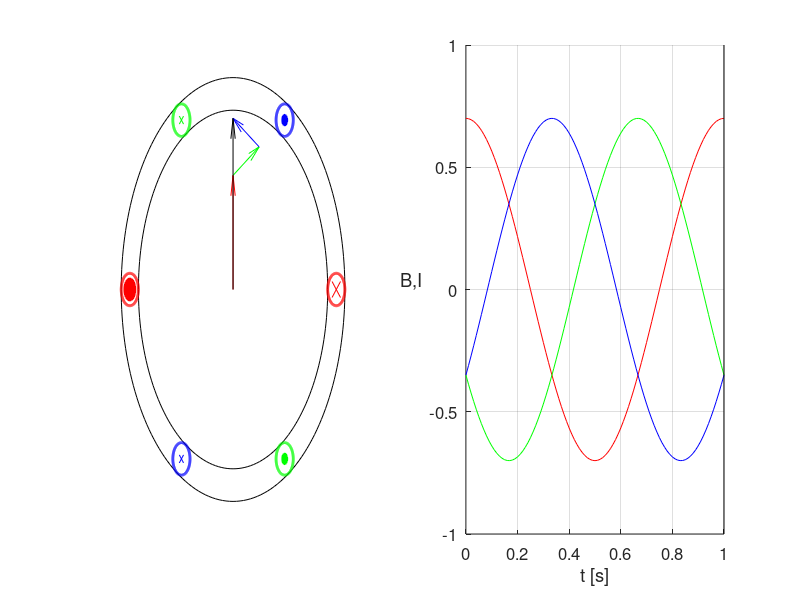

This figure's MATLAB source:
function F = Magnetfeldvektoren
close;
f=1;
w=2*pi*f;
t=0:0.01:1;
B1=0.7*cos(w*t);
B2=0.7*cos(w*t+deg2rad(120));
B3=0.7*cos(w*t+deg2rad(240));
subplot(1,2,2);
xlabel('t [s]','fontSize',14);
ylabel('B,I','fontSize',14,'Rotation',0,'HorizontalAlignment','right');
set(gca,'fontSize',12);
grid;
line(t,B1,'color','r');
line(t,B2,'color','g');
line(t,B3,'color','b');

subplot(1,2,1);
set(gca,'visible','off');
alpha=[0,120,240]; 


scale_kreuz=0.7;
scale_strom=0.07;
kreuz=[-0.1 0.1; -0.1 0.1;-0.1 0.1;0.1 -0.1]*scale_kreuz;


farbe='rgb';
phi=0:pi/100:2*pi;
x=cos(phi);
y=sin(phi);
line(1.1*x,1.1*y,'color','black');
line(1.3*x,1.3*y,'color','black');
set(gcf,'Position',[0 0 1200 500]);
for i=1:length(alpha)
    dx=-1.2*cos(deg2rad(alpha(i)));
    dy=-1.2*sin(deg2rad(alpha(i)));
    line(0.1*x+dx,0.1*y+dy,'color',farbe(i),'LineWidth',2); 
    line(0.1*x-dx,0.1*y-dy,'color',farbe(i),'LineWidth',2); 
    hold on;
    h_Strom{i}=fill(scale_strom*x+dx,scale_strom*y+dy,farbe(i),'edgeColor',farbe(i));
    hold off;   
    h_k1{i}=line(kreuz(1,:)-dx,kreuz(2,:)-dy,'color',farbe(i));
    h_k2{i}=line(kreuz(3,:)-dx,kreuz(4,:)-dy,'color',farbe(i));    
end

arrow=[-0.1 0 0.1; -0.5 0 -0.5]*0.25;
hAr1=line(arrow(1,:),arrow(2,:),'color','r');
hAr2=line(arrow(1,:),arrow(2,:),'color','g');
hAr3=line(arrow(1,:),arrow(2,:),'color','b');
hAr_res=line(arrow(1,:),arrow(2,:),'color','black');

subplot(1,2,2);
hT=line([0 0],[-1 1],'color','black');
subplot(1,2,1);
hB1=line([0 0],[0 0.5],'color','r');
hB2=line([0 0],[0 0.5],'color','g');
hB3=line([0 0],[0 0.5],'color','b');
hB_res=line([0 0],[0 0.5],'color','black');


for k=1:length(t)
    subplot(1,2,2);

    set(hT,'XData',[t(k) t(k)],'YData',[-1 1]);

    subplot(1,2,1);
    
    b1(1)=0;
    b1(2)=B1(k);

    b2(1)=B2(k)*cos(deg2rad(90+120));
    b2(2)= B2(k)*sin(deg2rad(90+120));

    b3(1)=B3(k)*cos(deg2rad(90+240));
    b3(2)=B3(k)*sin(deg2rad(90+240));
    
    set(hB_res,'XData',[0 b1(1)+b2(1)+b3(1)], 'YData',[0 b1(2)+b2(2)+b3(2)]);

    set(hB1,'XData',[0 b1(1)],'YData',[0 b1(2)]);
    set(hB2,'XData',[b1(1) b1(1)+b2(1)],'YData',[b1(2) b1(2)+b2(2)]);
    set(hB3,'XData',[b1(1)+b2(1) b1(1)+b2(1)+b3(1)],'YData',[b1(2)+b2(2) b1(2)+b2(2)+b3(2)]);
    
    phi=deg2rad(90)-deg2rad(90)*sign(B1(k));
    T=[cos(phi) -sin(phi);sin(phi) cos(phi)];
    arr=[T*arrow(:,1) T*arrow(:,2) T*arrow(:,3)];
    arr=arr+[ones(1,3)*b1(1);ones(1,3)*b1(2)];
    set(hAr1,'XData',arr(1,:),'YData',arr(2,:));

    phi=-deg2rad(150)-deg2rad(90)*sign(B2(k));
    T=[cos(phi) -sin(phi);sin(phi) cos(phi)];
    arr=[T*arrow(:,1) T*arrow(:,2) T*arrow(:,3)];
    arr=arr+[ones(1,3)*(b1(1)+b2(1));ones(1,3)*(b1(2)+b2(2))];
    set(hAr2,'XData',arr(1,:),'YData',arr(2,:));

    phi=deg2rad(150)+deg2rad(90)*sign(B3(k));
    T=[cos(phi) -sin(phi);sin(phi) cos(phi)];
    arr=[T*arrow(:,1) T*arrow(:,2) T*arrow(:,3)];
    arr=arr+[ones(1,3)*(b1(1)+b2(1)+b3(1));ones(1,3)*(b1(2)+b2(2)+b3(2))];
    set(hAr3,'XData',arr(1,:),'YData',arr(2,:));
    
%     phi=-atan((b1(1)+b2(1)+b3(1))/(b1(2)+b2(2)+b3(2)));
    phi=-w*t(k);
    T=[cos(phi) -sin(phi);sin(phi) cos(phi)];
    arr=[T*arrow(:,1) T*arrow(:,2) T*arrow(:,3)];
    arr=arr+[ones(1,3)*(b1(1)+b2(1)+b3(1));ones(1,3)*(b1(2)+b2(2)+b3(2))];
    set(hAr_res,'XData',arr(1,:),'YData',arr(2,:));
    
    B=[B1(k) B2(k) B3(k)];
    vz=[1 -1 -1];
    for i=1:length(alpha)    
        dx=-1.2*cos(deg2rad(alpha(i)));
        dy=-1.2*sin(deg2rad(alpha(i)));
        hold on;
        set(h_Strom{i},'XData',x*B(i)/0.7*scale_strom+dx*sign(B(i))*vz(i),'YData',y*B(i)/0.7*scale_strom+dy*sign(B(i))*vz(i));
        hold off;   
        set(h_k1{i},'XData',kreuz(1,:)*B(i)/0.7*scale_kreuz-dx*sign(B(i))*vz(i),'YData',kreuz(2,:)*B(i)/0.7*scale_kreuz-dy*sign(B(i))*vz(i));
        set(h_k2{i},'XData',kreuz(3,:)*B(i)/0.7*scale_kreuz-dx*sign(B(i))*vz(i),'YData',kreuz(4,:)*B(i)/0.7*scale_kreuz-dy*sign(B(i))*vz(i));    
    end
    F(k)=getframe(gcf);
    pause(0.1);
end

end


function rad=deg2rad(phi)
    rad=pi/180*phi;
end